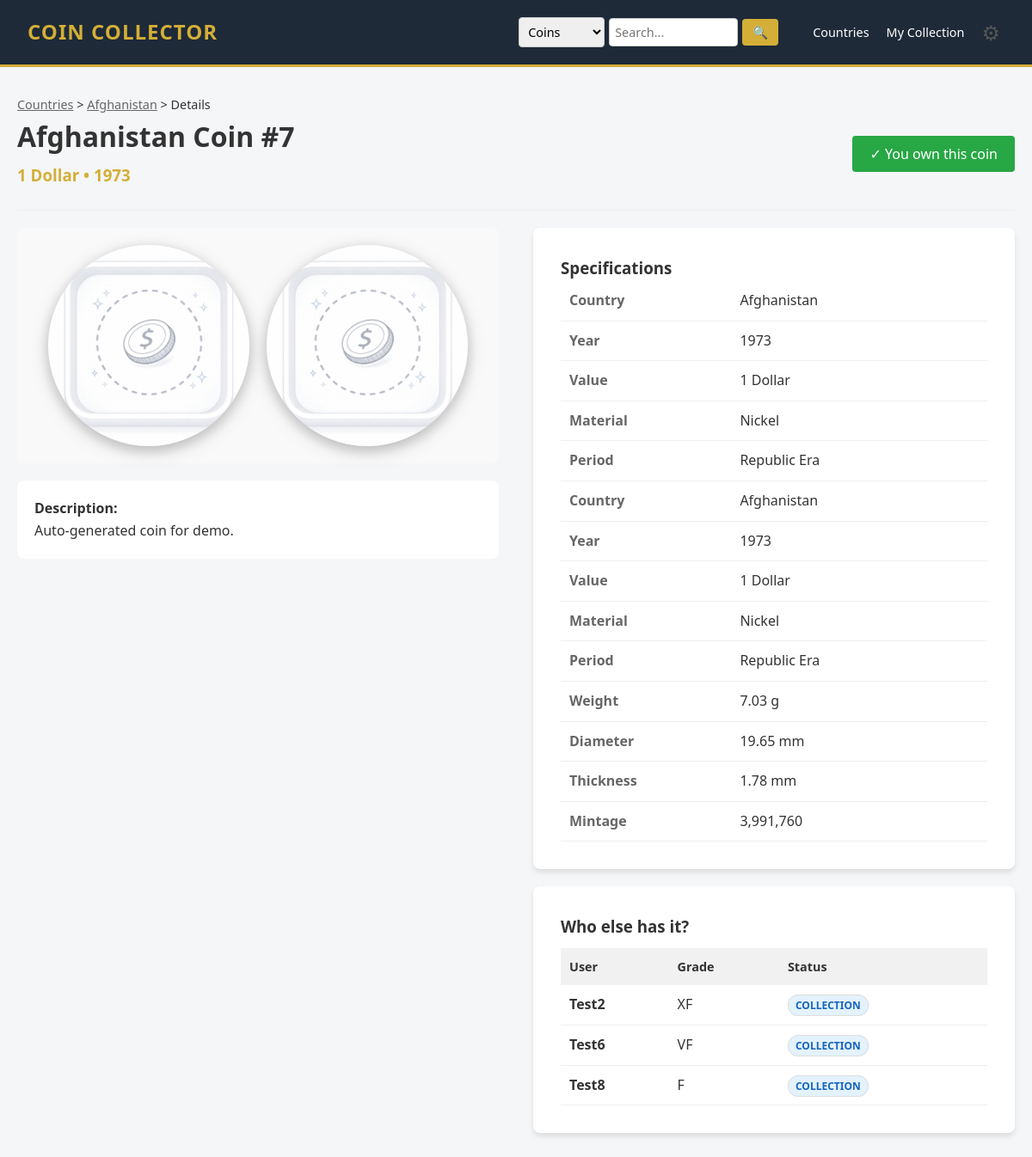
Screenshot of /catalog_coin.php?id=43 (signed in) with the database file from the repository.
### tables this page shows
CREATE TABLE IF NOT EXISTS catalog_coins (
    id INT AUTO_INCREMENT PRIMARY KEY,
    country_id INT NOT NULL,
    title VARCHAR(255) NOT NULL, 
    denomination VARCHAR(50), 
    year INT,
    period VARCHAR(100),
    material VARCHAR(100),
    description TEXT,
    
    weight DECIMAL(10, 2) DEFAULT NULL,  
    diameter DECIMAL(10, 2) DEFAULT NULL, 
    thickness DECIMAL(10, 2) DEFAULT NULL, 
    shape VARCHAR(50) DEFAULT 'Round',  
    mintage INT DEFAULT NULL,  
    
    catalog_image_front VARCHAR(255),
    catalog_image_back VARCHAR(255),
    
    created_by_user_id INT, 
    is_approved TINYINT(1) DEFAULT 0,
    
    created_at TIMESTAMP DEFAULT CURRENT_TIMESTAMP,
    FOREIGN KEY (country_id) REFERENCES countries(id),
    FOREIGN KEY (created_by_user_id) REFERENCES users(id)
);

CREATE TABLE IF NOT EXISTS countries (
    id INT AUTO_INCREMENT PRIMARY KEY,
    name VARCHAR(100) NOT NULL,
    iso_code_2 VARCHAR(2) NOT NULL,  
    iso_code_3 VARCHAR(3) NOT NULL,  
    continent ENUM('Africa', 'Antarctica', 'Asia', 'Europe', 'North America', 'Oceania', 'South America', 'Unknown') DEFAULT 'Unknown',
    flag_image VARCHAR(255) DEFAULT NULL,
    
    is_historical TINYINT(1) DEFAULT 0  
);

CREATE TABLE IF NOT EXISTS user_coins (
    id INT AUTO_INCREMENT PRIMARY KEY,
    user_id INT NOT NULL,
    catalog_coin_id INT NOT NULL, 
    
    grade VARCHAR(50), 
    status ENUM('collection', 'swap', 'sell', 'wishlist') DEFAULT 'collection',
    
    price DECIMAL(10,2) DEFAULT 0.00,  
    purchase_price DECIMAL(10,2) DEFAULT NULL, 
    purchase_date DATE DEFAULT NULL, 
    purchase_location VARCHAR(100) DEFAULT NULL,  
    
    is_favorite TINYINT(1) DEFAULT 0, 
    
    private_notes TEXT,
    own_image_front VARCHAR(255),
    own_image_back VARCHAR(255),
    
    added_at TIMESTAMP DEFAULT CURRENT_TIMESTAMP,
    FOREIGN KEY (user_id) REFERENCES users(id) ON DELETE CASCADE,
    FOREIGN KEY (catalog_coin_id) REFERENCES catalog_coins(id) ON DELETE CASCADE
);

CREATE TABLE IF NOT EXISTS users (
    id INT AUTO_INCREMENT PRIMARY KEY,
    username VARCHAR(50) NOT NULL UNIQUE,
    email VARCHAR(100) NOT NULL UNIQUE,
    password VARCHAR(255) NOT NULL,
    
    profile_image VARCHAR(255) DEFAULT NULL,
    bio TEXT DEFAULT NULL,
    location VARCHAR(100) DEFAULT NULL, 
    last_login TIMESTAMP NULL DEFAULT NULL,
    
    is_verified TINYINT(1) DEFAULT 0,
    role ENUM('user', 'admin') DEFAULT 'user',
    created_at TIMESTAMP DEFAULT CURRENT_TIMESTAMP
);

### catalog_coin.php (the view, shortened to what this page needs)
<?php
require 'config/db.php';
$coin_id = isset($_GET['id']) ? (int)$_GET['id'] : 0;
$user_id = isset($_SESSION['user_id']) ? $_SESSION['user_id'] : 0;
$stmt = $pdo->prepare("
    SELECT cc.*, c.name as country_name, c.flag_image, c.id as country_id
    FROM catalog_coins cc
    JOIN countries c ON cc.country_id = c.id
    WHERE cc.id = ? AND cc.is_approved = 1
");
$stmt->execute([$coin_id]);
$coin = $stmt->fetch();
$stmtOwn = $pdo->prepare("SELECT * FROM user_coins WHERE user_id = ? AND catalog_coin_id = ?");
$stmtOwn->execute([$user_id, $coin_id]);
$my_copy = $stmtOwn->fetch();
$stmtUsers = $pdo->prepare("
    SELECT uc.grade, uc.status, uc.added_at, u.username
    FROM user_coins uc
    JOIN users u ON uc.user_id = u.id
    WHERE uc.catalog_coin_id = ? AND uc.user_id != ?
    ORDER BY FIELD(uc.status, 'sell', 'swap', 'collection') ASC, uc.added_at DESC
    LIMIT 10
");
$stmtUsers->execute([$coin_id, $user_id]);
$owners = $stmtUsers->fetchAll();
?>
<!DOCTYPE html>
<html lang="en">
<head>
    <link rel="stylesheet" href="assets/css/styles.css">
</head>
<body>
    <?php include 'includes/navbar.php'; ?>
    <div class="container">
        <p style="font-size: 0.9rem;">
            <a href="countries.php" style="color: #666;">Countries</a> &gt;
            <a href="country.php?id=<?php echo $coin['country_id']; ?>" style="color: #666;"><?php echo htmlspecialchars($coin['country_name']); ?></a> &gt;
            Details
        </p>
        <div class="coin-header">
            <div>
                <h1 style="margin: 0;"><?php echo htmlspecialchars($coin['title']); ?></h1>
                <h3 style="margin: 5px 0; color: var(--accent-color);"><?php echo htmlspecialchars($coin['denomination']); ?> • <?php echo $coin['year']; ?></h3>
            </div>
            <div>
                <?php if ($my_copy): ?>
                    <button class="btn" style="background: #28a745; cursor: default;">&#10003; You own this coin</button>
                    <?php else: ?>
                    <a href="add_coin.php" class="btn btn-accent">+ I have this coin</a>
                <?php endif; ?>
            </div>
        </div>
        <div class="details-grid">
            <div>
                <div class="images-container">
                    <?php
                        $front = $coin['catalog_image_front'] ? $coin['catalog_image_front'] : 'assets/images/no-coin.png';
                        $back = $coin['catalog_image_back'] ? $coin['catalog_image_back'] : 'assets/images/no-coin.png';
                    ?>
                    <img src="<?php echo htmlspecialchars($front); ?>" class="coin-large-img" alt="Front">
                    <img src="<?php echo htmlspecialchars($back); ?>" class="coin-large-img" alt="Back">
                </div>
                <?php if ($coin['description']): ?>
                    <div style="margin-top: 20px; background: white; padding: 20px; border-radius: 8px; line-height: 1.6;">
                        <strong>Description:</strong><br>
                        <?php echo nl2br(htmlspecialchars($coin['description'])); ?>
                    </div>
                <?php endif; ?>
            </div>
            <div>
                <div class="card">
                    <h3>Specifications</h3>
                    <table class="specs-table">
                        <tr><td class="specs-label">Country</td><td><?php echo htmlspecialchars($coin['country_name']); ?></td></tr>
                        <tr><td class="specs-label">Year</td><td><?php echo $coin['year']; ?></td></tr>
                        <tr><td class="specs-label">Value</td><td><?php echo htmlspecialchars($coin['denomination']); ?></td></tr>
                        <tr><td class="specs-label">Material</td><td><?php echo htmlspecialchars($coin['material'] ?? 'Unknown'); ?></td></tr>
                        <tr><td class="specs-label">Period</td><td><?php echo htmlspecialchars($coin['period'] ?? 'Unknown'); ?></td></tr>
                        <table class="specs-table">
    <tr><td class="specs-label">Country</td><td><?php echo htmlspecialchars($coin['country_name']); ?></td></tr>
    <tr><td class="specs-label">Year</td><td><?php echo $coin['year']; ?></td></tr>
    <tr><td class="specs-label">Value</td><td><?php echo htmlspecialchars($coin['denomination']); ?></td></tr>
    <tr><td class="specs-label">Material</td><td><?php echo htmlspecialchars($coin['material'] ?? 'Unknown'); ?></td></tr>
    <tr><td class="specs-label">Period</td><td><?php echo htmlspecialchars($coin['period'] ?? 'Unknown'); ?></td></tr>
    <?php if(!empty($coin['weight'])): ?>
        <tr><td class="specs-label">Weight</td><td><?php echo $coin['weight']; ?> g</td></tr>
    <?php endif; ?>
    <?php if(!empty($coin['diameter'])): ?>
        <tr><td class="specs-label">Diameter</td><td><?php echo $coin['diameter']; ?> mm</td></tr>
    <?php endif; ?>
    <?php if(!empty($coin['thickness'])): ?>
        <tr><td class="specs-label">Thickness</td><td><?php echo $coin['thickness']; ?> mm</td></tr>
    <?php endif; ?>
    <?php if(!empty($coin['mintage'])): ?>
        <tr><td class="specs-label">Mintage</td><td><?php echo number_format($coin['mintage']); ?></td></tr>
    <?php endif; ?>
</table>
                    </table>
                </div>
                <div class="card" style="margin-top: 20px;">
                    <h3>Who else has it?</h3>
                    <?php if (count($owners) > 0): ?>
                        <table class="owners-list">
                            <thead>
                                <tr>
                                    <th>User</th>
                                    <th>Grade</th>
                                    <th>Status</th>
                                </tr>
                            </thead>
                            <tbody>
                                <?php foreach ($owners as $owner): ?>
                                    <tr>
                                        <td>
                                            <strong><?php echo htmlspecialchars($owner['username']); ?></strong>
                                        </td>
                                        <td><?php echo htmlspecialchars($owner['grade']); ?></td>
                                        <td>
                                            <?php
                                                $sClass = 'status-collection';
                                            ?>
                                            <span class="status-badge <?php echo $sClass; ?>">
                                                <?php echo ucfirst($owner['status']); ?>
                                            </span>
                                        </td>
                                    </tr>
                                <?php endforeach; ?>
                            </tbody>
                        </table>
                    <?php else: ?>
                        <p style="color: #666; font-style: italic;">No one else has marked this coin public yet.</p>
                    <?php endif; ?>
                </div>
            </div>
        </div>
    </div>
</body>
</html>

### includes/navbar.php (shortened to what this page needs)
<nav class="navbar">
    <div class="brand">
        <a href="<?php echo isset($_SESSION['user_id']) ? 'index.php' : 'countries.php'; ?>" style="color: inherit; text-decoration: none;">
            Coin Collector
        </a>
    </div>
    <div class="nav-links" style="display: flex; align-items: center;">
        <?php if (isset($_SESSION['user_id'])): ?>
            <?php
                $searchType = isset($_GET['type']) ? $_GET['type'] : 'coins';
                $searchQuery = isset($_GET['q']) ? htmlspecialchars($_GET['q']) : '';
            ?>
            <form action="search_results.php" method="GET" style="display: inline-flex; align-items: center; gap: 5px; margin-right: 20px;">
                <select name="type" style="padding: 6px; border-radius: 4px; border: 1px solid #ccc; font-size: 0.9rem;">
                    <option value="coins" <?php echo ($searchType == 'coins') ? 'selected' : ''; ?>>Coins</option>
                </select>
                <input type="text" name="q" value="<?php echo $searchQuery; ?>" placeholder="Search..." required
                       style="padding: 6px; border-radius: 4px; border: 1px solid #ccc; font-size: 0.9rem; width: 150px;">
                <button type="submit" class="btn" style="padding: 6px 12px; font-size: 0.9rem; background: var(--accent-color); color: white; border: none; cursor: pointer;">
                    &#128269;
                </button>
            </form>
            <a href="countries.php">Countries</a>
            <a href="index.php">My Collection</a>
            <div class="user-menu">
                <button class="settings-btn">&#9881;</button>
            </div>
        <?php else: ?>
            <a href="countries.php">Countries</a>
            <a href="login.php" style="margin-left: 20px;">Login</a>
            <a href="register.php" class="btn btn-accent" style="margin-left: 10px; color: var(--primary-color);">Register</a>
        <?php endif; ?>
    </div>
</nav>

### assets/css/styles.css (style rules this page uses)
:root { --primary-color: #1e2a38; --accent-color: #d4af37; --bg-color: #f4f6f8; --white: #ffffff; --text-color: #333333; --text-light: #8898aa; --danger: #e74c3c; }
* { box-sizing: border-box; margin: 0; padding: 0; font-family: "Segoe UI", Tahoma, Geneva, Verdana, sans-serif; }
body { background-color: var(--bg-color); color: var(--text-color); line-height: 1.6; }
.navbar { background-color: var(--primary-color); padding: 1rem 2rem; display: flex; justify-content: space-between; align-items: center; color: var(--white); border-bottom: 3px solid var(--accent-color); }
.brand { font-size: 1.5rem; font-weight: bold; color: var(--accent-color); text-transform: uppercase; letter-spacing: 1px; }
.nav-links a { color: var(--white); text-decoration: none; margin-left: 20px; font-size: 0.9rem; transition: color 0.3s; }
.container { max-width: 1200px; margin: 2rem auto; padding: 0 20px; }
.card { background: var(--white); border-radius: 8px; box-shadow: 0 4px 6px rgba(0, 0, 0, 0.1); padding: 2rem; margin-bottom: 1rem; }
.btn { display: inline-block; padding: 10px 20px; background-color: var(--primary-color); color: var(--white); border: none; border-radius: 4px; cursor: pointer; text-decoration: none; font-size: 1rem; transition: background 0.3s; }
input, select, textarea { width: 100%; padding: 10px; border: 1px solid #ddd; border-radius: 4px; font-size: 1rem; }
.status-badge { background-color: #ffc107; color: #212529; margin-right: 5px; }
.coin-large-img { max-width: 100%; height: 280px; object-fit: contain; transition: transform 0.3s; filter: drop-shadow(0 5px 10px rgba(0, 0, 0, 0.15)); }
.status-badge { font-size: 0.7rem; color: #666; border: 1px solid #ddd; background: #fff; margin-right: 5px; }
.user-menu { position: relative; display: inline-block; margin-left: 15px; }
.settings-btn { background: none; border: none; font-size: 1.5rem; cursor: pointer; color: #555; padding: 5px; transition: transform 0.2s; }

### catalog_coin.php (style rules this page uses)
.coin-header { display: flex; align-items: center; justify-content: space-between; margin-bottom: 20px; border-bottom: 1px solid #eee; padding-bottom: 20px; }
.details-grid { display: grid; grid-template-columns: 1fr 1fr; gap: 40px; margin-bottom: 40px; }
.images-container { display: flex; gap: 20px; justify-content: center; background: #f9f9f9; padding: 20px; border-radius: 8px; }
.coin-large-img { max-width: 45%; height: auto; border-radius: 50%; box-shadow: 0 5px 15px rgba(0,0,0,0.15); transition: transform 0.3s; }
.specs-table { width: 100%; border-collapse: collapse; }
.specs-table td { padding: 10px; border-bottom: 1px solid #eee; }
.specs-label { font-weight: bold; color: #666; width: 40%; }
.owners-list { width: 100%; border-collapse: collapse; margin-top: 10px; }
.owners-list th { text-align: left; background: #f1f1f1; padding: 10px; font-size: 0.9rem; }
.owners-list td { padding: 10px; border-bottom: 1px solid #eee; }
.status-badge { padding: 3px 8px; border-radius: 12px; font-size: 0.75rem; text-transform: uppercase; font-weight: bold; }
.status-collection { background: #e3f2fd; color: #1565c0; }

### rows the page displays
catalog_coins: country.name "Afghanistan", title "Afghanistan Coin #7", denomination "1 Dollar", year "1973", description "Auto-generated coin for demo.", material "Nickel", period "Republic Era", weight "7.03", diameter "19.65", thickness "1.78", mintage "3,991,760"
user_coins: user.username "Test2", grade "XF", status "COLLECTION"
user_coins: user.username "Test6", grade "VF", status "COLLECTION"
user_coins: user.username "Test8", grade "F", status "COLLECTION"
